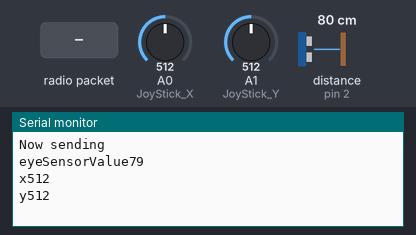
A sketch run on a simulated Arduino Uno, built with avr-gcc and run on an emulated ATmega328P. Parts: the last lines printed to the serial monitor. Wiring (inferred from the names in the program): ultrasonic range finder: trigger pin 3; echo pin 2. The inputs (shaded band) are chosen by the test bench; at power-on: distance to the obstacle (sensor on pin 2) 80 cm, A0 (JoyStick_X) = 512, A1 (JoyStick_Y) = 512. The echo pulse lasts 58.3 µs per cm; no radio packets arrive unless stated.

Above: at 1.2 s.
1.3 s: distance to the obstacle (sensor on pin 2) set to 2 cm
At 1.57 s:
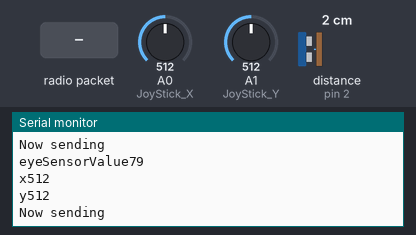
2.8 s: A0 (JoyStick_X) set to 716
At 3.8 s:
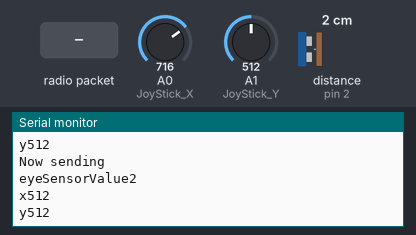
4.3 s: A1 (JoyStick_Y) set to 716
At 5.1 s:
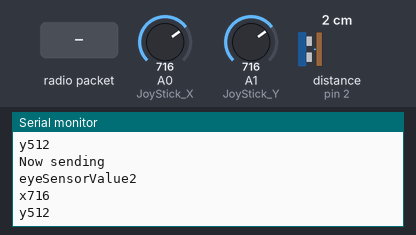
5.8 s: distance to the obstacle (sensor on pin 2) set to 9 cm
At 7.5 s:
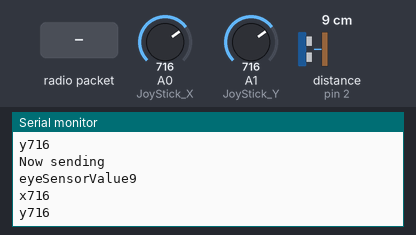
10.5 s: A0 (JoyStick_X) set to 900
At 10.7 s:
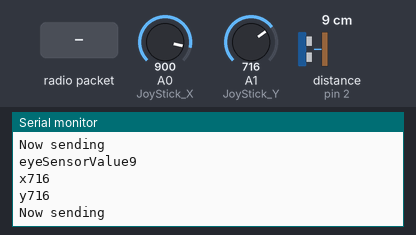
12.0 s: radio packet "1" arrives
Timing chart, 0 to 14.5 s (numbered marks = the images above; inputs shaded):
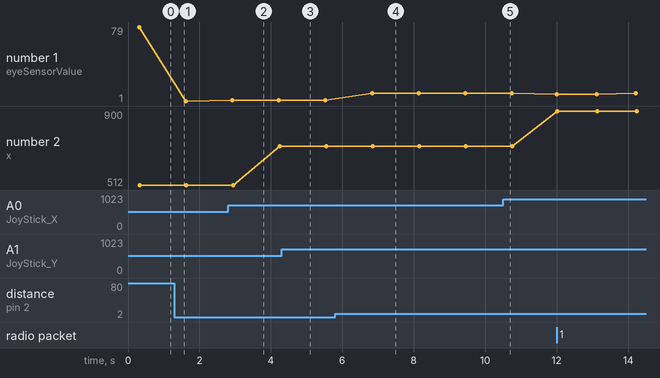

The sketch:

ScreamBcode.ino
```cpp
//scream b
#include <SPI.h>
#include "RF24.h"
////////////////////////////////////////////////////////////////////////////////////////////
int JoyStick_X = A0; // x
int JoyStick_Y = A1; // y
int JoyStick_Z = 4; // key
//////////////////////////////////////////////////////////////////////////////////////////////////////////////////////////////////////////////////////////////////////////////
#define echoPin 2
#define trigPin 3
/////////////////////////////////////////////////////////////////////////////////////////////////////////////////////////////////////////////////////////////////////////
byte addresses[][6] = {"1Node","2Node"};
bool radioNumber = 1;
RF24 radio(9,10);
bool role = 1;
//////////////////////////////////////////////////////////////////////////////////////////////////////////////////////////////////////////////////////////////////////////
  struct dataStruct{
    unsigned long _micros;
    int lightSensorValue;
    bool water;
    int beeName;
    int soil;
    int eyes;
    int joystickx;
    int joysticky;
};
  typedef struct dataStruct SensorData;
   SensorData myData;
/////////////////////////////////////////////////////////////////////////////////////////////////////////////////////////////////////////////////////////////////////////////////
void setup() {
  Serial.begin(115200);
  Serial.println(F("RF24/examples/GettingStarted_HandlingData"));
  Serial.println(F("*** PRESS 'T' to begin transmitting to the other node"));
  radio.begin();
  radio.setPALevel(RF24_PA_LOW);
    if(radioNumber){
      radio.openWritingPipe(addresses[1]);
      radio.openReadingPipe(1,addresses[0]);
    }else{
      radio.openWritingPipe(addresses[0]);
      radio.openReadingPipe(1,addresses[1]);
    }
  radio.startListening();
 pinMode(trigPin, OUTPUT);
 pinMode(echoPin, INPUT);

  pinMode (JoyStick_X, INPUT);
  pinMode (JoyStick_Y, INPUT);
  pinMode (JoyStick_Z, INPUT);
  Serial.begin (9600); // 9600 bps
}
/////////////////////////////////////////////////////////////////////////////////////////////////////////////////////////////////////////////////////////////////////
void loop() {
   myData.beeName = 2;
/////////joy/////////////joy//////////////joy/////////////////joy///////////////////joy//////////////////////joy/////////////
  int x, y, z;
  myData.joystickx = analogRead (JoyStick_X);
  myData.joysticky = analogRead (JoyStick_Y);
  delay (100);
///////RF/////////////////////////RF/////////////////////////////RF//////////////////////////////////RF///////////////////////////////RF//////////////////////////////
   if (role == 1)  {
    radio.stopListening();                                    // First, stop listening so we can talk.
    Serial.println(F("Now sending"));
    myData._micros = micros();
     if (!radio.write( &myData, sizeof(myData) )){
       Serial.println(F("failed due to write"));
     }
    radio.startListening();                                    // Now, continue listening
    unsigned long started_waiting_at = micros();               // Set up a timeout period, get the current microseconds
    boolean timeout = false;                                   // Set up a variable to indicate if a response was received or not
    while ( ! radio.available() ){                             // While nothing is received
      if (micros() - started_waiting_at > 200000 ){            // If waited longer than 200ms, indicate timeout and exit while loop
          timeout = true;
          break;
      }
    }
  }
///////eyes//////////////eyes//////////////////eyes/////////////////////////eyes//////////////////////////////eyes///////////////////////////////////
long duration, distance; // Duration used to calculate distance
   digitalWrite(trigPin, LOW);
   delayMicroseconds(20);
   digitalWrite(trigPin, HIGH);
   delayMicroseconds(100);
   digitalWrite(trigPin, LOW);
   duration = pulseIn(echoPin, HIGH); //Calculate the distance (in cm) based on the speed of sound.
   distance = duration/58.2;
 //  Serial.println(duration);
   myData.eyes = distance;
 //////// Spew it//////////////////////////////////////////////////////////////////////////////////////////////////////////////////////////////////////////////////////
    Serial.print(F("eyeSensorValue"));
    Serial.println(myData.eyes);
    Serial.print(F("x"));
    Serial.println(myData.joystickx);
    Serial.print(F("y"));
    Serial.println(myData.joysticky);
    delay(1000);
}
////////
```

Measured:
- after the input at 5.8 s, the serial monitor: prints a new line after 1.0 s (image 4)
- plotted number 1: 79 → 1 after the input at 1.3 s, 2 → 9 after the input at 5.8 s
- plotted number 2: 512 → 716 after the input at 2.8 s
